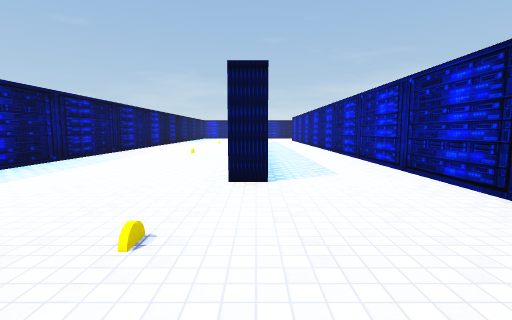
view 1 (above)

18 first-person views from a walk through a scene from a Unity 3-D project. The camera is 1.3 m above the floor, tilts 6° down and sees 85° across. The floor is counted in squares, 2 m on a side. Each view is taken from the middle of a square. On the plan, view 1 faces up. The plan holds only what a view shows up to about 9 squares ahead; the rest is blank. The player is left out. Some surface patterns are stand-ins.

view 2
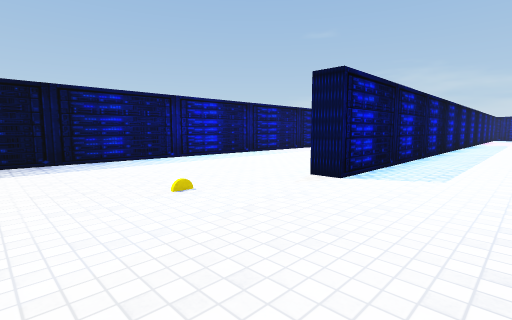

view 3
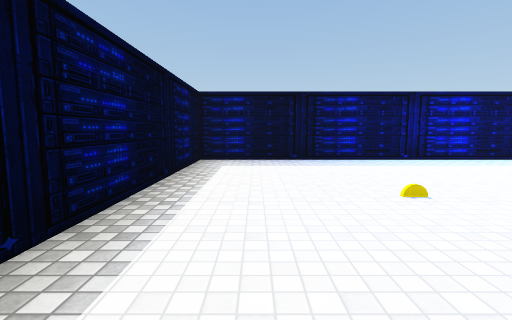

view 4
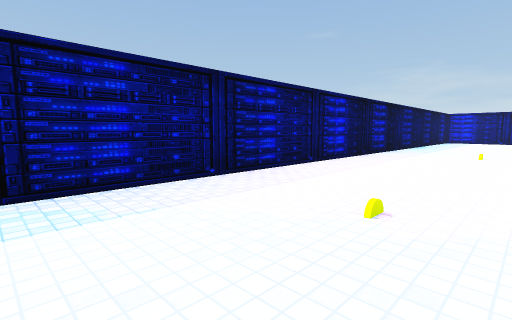

view 5
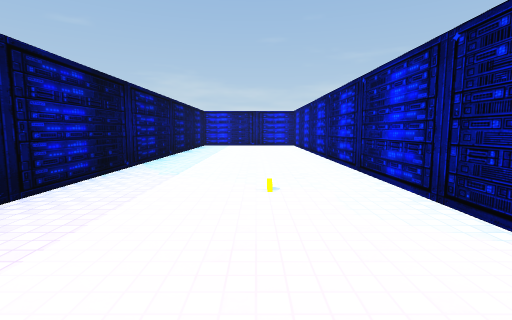

view 6
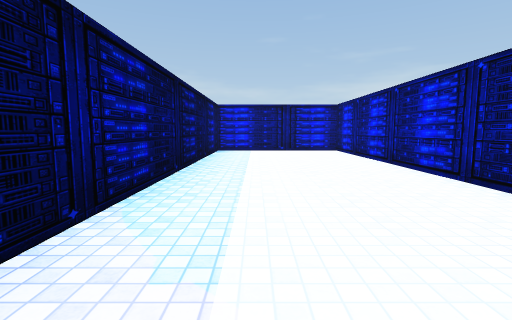

view 7
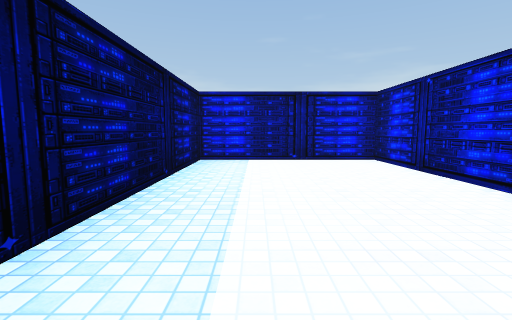

view 8
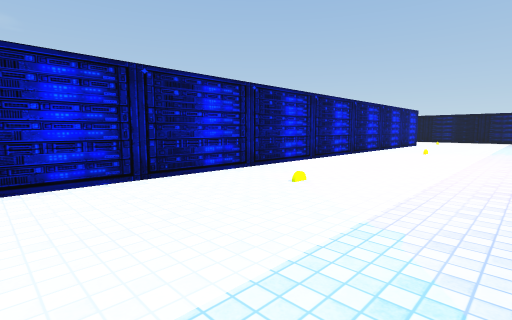

view 9
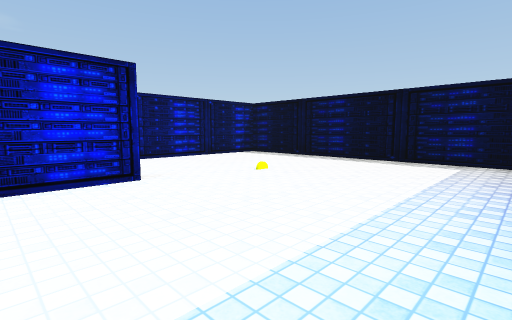

view 10
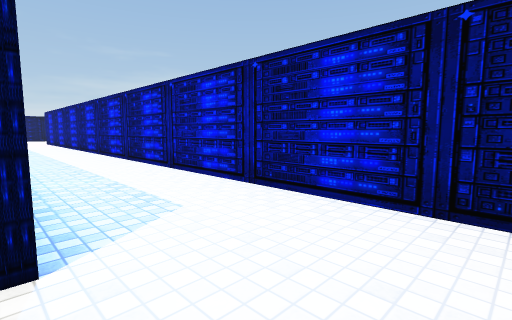

view 11
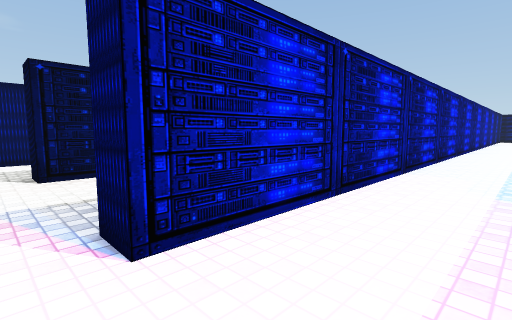

view 12
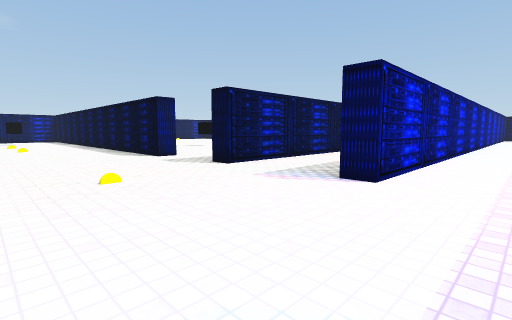

view 13
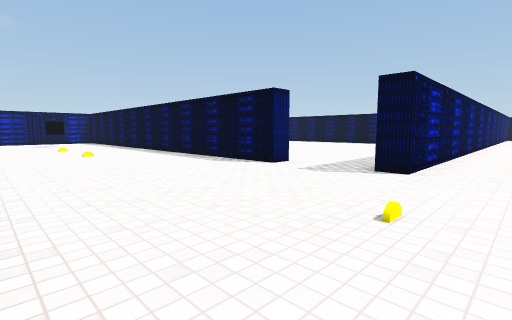

view 14
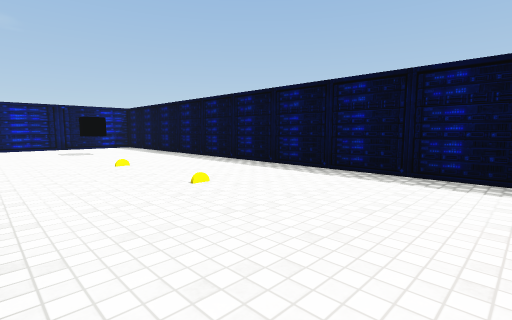

view 15
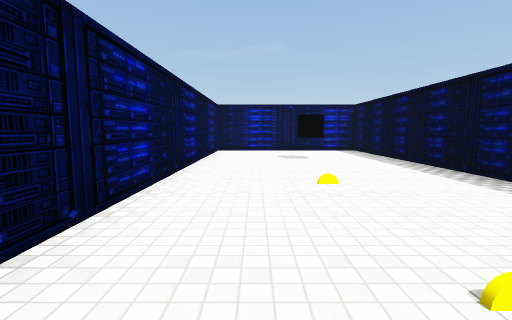

view 16
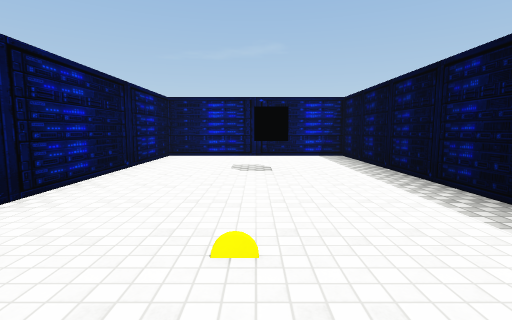

view 17
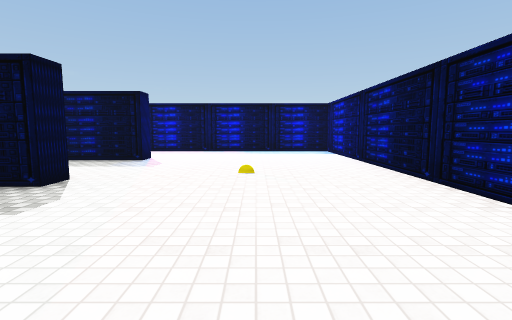

view 18
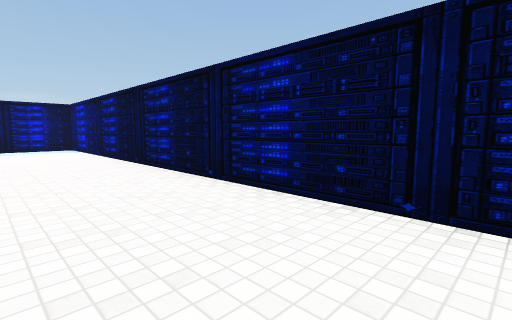

### Floor plan
Points are (right, up) in squares from view 1. A wall is a line through its corners. A room is listed if a view was taken in it or the views show most of it. See-through windows are left out.
Room 1 (views 1, 2, 3, 4, 5, 6, 7, 8, 9, 10)
walls: (-0.3, 7.8) (-0.3, 23.3) (-4.2, 23.3) (-4.2, -1.3) (2.4, -1.3) (2.4, 2.4); (0.2, 3.5) (-0.3, 3.5) (-0.3, 4.9)
ways out: opening at (1.5, 3.5) to room 2
objects: other object (-2, 8); other object (-2, 14); other object (-1, 2)
Room 2 (views 11, 12, 13, 14, 15, 16, 17, 18)
walls: (7.7, 18.2) (7.7, 18.7) (20.2, 18.7) (20.2, 23.3) (0.2, 23.3) (0.2, 17.6); (5.3, 11.5) (5.3, 18.5) (5.8, 18.5); (0.2, 11) (0.2, 3.5); (2.4, 2.4) (2.4, 18.5) (2.9, 18.5) (2.9, 16.8)
ways out: opening at (1.5, 3.5) to room 1; opening at (7, 18)
objects: other object (5, 21); other object (12, 21); other object (14, 21); other object (17, 21)

Where each view was taken, in squares from view 1:
view 1: 0 up, 0 right, facing up
view 2: 0 up, 2 right, facing up-left
view 3: 0 up, 2 right, facing left
view 4: 6 up, 1 left, facing up-left
view 5: 11 up, 2 left, facing up
view 6: 14 up, 3 left, facing up
view 7: 17 up, 3 left, facing up
view 8: 17 up, 4 left, facing down-right
view 9: 5 up, 4 left, facing down-right
view 10: 2 up, 0 right, facing up-right
view 11: 19 up, 1 right, facing down-right
view 12: 22 up, 1 right, facing down-right
view 13: 23 up, 4 right, facing down-right
view 14: 23 up, 9 right, facing down-right
view 15: 22 up, 11 right, facing right
view 16: 21 up, 13 right, facing right
view 17: 21 up, 9 right, facing left
view 18: 21 up, 11 right, facing up-left
